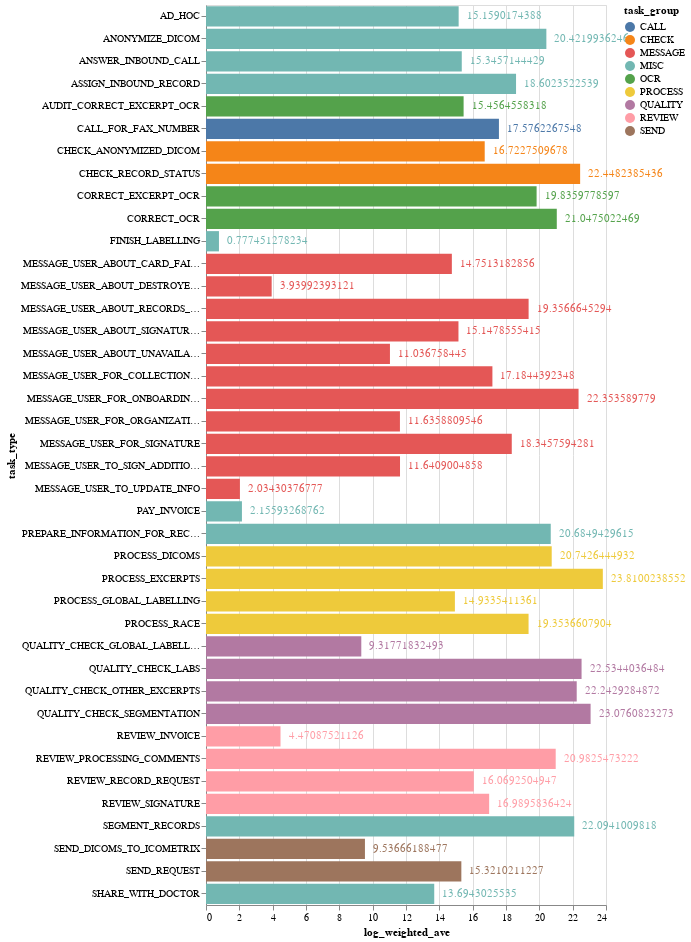

Notebook source saved alongside this figure:
### Code cell
#source = data.wheat()
source = task_stat

bars = alt.Chart(source).mark_bar().encode(
    alt.X('log_weighted_ave:Q'),
    alt.Color('task_group:N'),
    alt.Y('task_type:N'),
)


text = bars.mark_text(
    align='left',
    baseline='middle',
    dx=8  # Nudges text to right so it doesn't appear on top of the bar
).encode(
    text='log_weighted_ave'
)




(bars + text).properties(height=900)

### Figure 1 — Vega-Lite specification as saved in the notebook (floating-point values rounded to 4 significant figures)
{"config": {"view": {"continuousWidth": 400, "continuousHeight": 300}}, "layer": [{"mark": "bar", "encoding": {"color": {"type": "nominal", "field": "task_group"}, "x": {"type": "quantitative", "field": "log_weighted_ave"}, "y": {"type": "nominal", "field": "task_type"}}}, {"mark": {"type": "text", "align": "left", "baseline": "middle", "dx": 8}, "encoding": {"color": {"type": "nominal", "field": "task_group"}, "text": {"type": "quantitative", "field": "log_weighted_ave"}, "x": {"type": "quantitative", "field": "log_weighted_ave"}, "y": {"type": "nominal", "field": "task_type"}}}], "data": {"name": "data-fffa5aae4a16ee9f807b6fc44d7ba4fa"}, "height": 900, "$schema": "https://vega.github.io/schema/vega-lite/v4.8.1.json", "datasets": {"data-fffa5aae4a16ee9f807b6fc44d7ba4fa": [{"task_type": "PROCESS_EXCERPTS", "max_duration": 16550.0, "min_duration": 1.327, "ave_duration": 5087.0, "std_duration": 3272.0, "count": 2891, "weighted_ave": 14710000.0, "log_weighted_ave": 23.81, "task_group": "PROCESS"}, {"task_type": "QUALITY_CHECK_SEGMENTATION", "max_duration": 15710.0, "min_duration": 0.1025, "ave_duration": 9154.0, "std_duration": 4321.0, "count": 966, "weighted_ave": 8843000.0, "log_weighted_ave": 23.08, "task_group": "QUALITY"}, {"task_type": "QUALITY_CHECK_LABS", "max_duration": 15740.0, "min_duration": 4.712, "ave_duration": 8605.0, "std_duration": 3969.0, "count": 706, "weighted_ave": 6075000.0, "log_weighted_ave": 22.53, "task_group": "QUALITY"}, {"task_type": "CHECK_RECORD_STATUS", "max_duration": 19100.0, "min_duration": 0.001233, "ave_duration": 3149.0, "std_duration": 3685.0, "count": 1817, "weighted_ave": 5723000.0, "log_weighted_ave": 22.45, "task_group": "CHECK"}, {"task_type": "MESSAGE_USER_FOR_ONBOARDING_INFO", "max_duration": 10100.0, "min_duration": 0.161, "ave_duration": 3691.0, "std_duration": 3353.0, "count": 1452, "weighted_ave": 5359000.0, "log_weighted_ave": 22.35, "task_group": "MESSAGE"}, {"task_type": "QUALITY_CHECK_OTHER_EXCERPTS", "max_duration": 15470.0, "min_duration": 0.06795, "ave_duration": 6707.0, "std_duration": 4061.0, "count": 740, "weighted_ave": 4964000.0, "log_weighted_ave": 22.24, "task_group": "QUALITY"}, {"task_type": "SEGMENT_RECORDS", "max_duration": 17790.0, "min_duration": 0.2489, "ave_duration": 4630.0, "std_duration": 4753.0, "count": 967, "weighted_ave": 4477000.0, "log_weighted_ave": 22.09, "task_group": "MISC"}, {"task_type": "CORRECT_OCR", "max_duration": 7728.0, "min_duration": 138.9, "ave_duration": 3933.0, "std_duration": 3795.0, "count": 551, "weighted_ave": 2167000.0, "log_weighted_ave": 21.05, "task_group": "OCR"}, {"task_type": "REVIEW_PROCESSING_COMMENTS", "max_duration": 17080.0, "min_duration": 0.8534, "ave_duration": 2398.0, "std_duration": 3200.0, "count": 864, "weighted_ave": 2072000.0, "log_weighted_ave": 20.98, "task_group": "REVIEW"}, {"task_type": "PROCESS_DICOMS", "max_duration": 17990.0, "min_duration": 14.49, "ave_duration": 10260.0, "std_duration": 6590.0, "count": 171, "weighted_ave": 1755000.0, "log_weighted_ave": 20.74, "task_group": "PROCESS"}, {"task_type": "PREPARE_INFORMATION_FOR_RECORD_REQUEST", "max_duration": 12690.0, "min_duration": 0.09423, "ave_duration": 1159.0, "std_duration": 2011.0, "count": 1454, "weighted_ave": 1686000.0, "log_weighted_ave": 20.68, "task_group": "MISC"}, {"task_type": "ANONYMIZE_DICOM", "max_duration": 4734.0, "min_duration": 1765.0, "ave_duration": 3566.0, "std_duration": 762.9, "count": 394, "weighted_ave": 1405000.0, "log_weighted_ave": 20.42, "task_group": "MISC"}, {"task_type": "CORRECT_EXCERPT_OCR", "max_duration": 8012.0, "min_duration": 0.4337, "ave_duration": 1192.0, "std_duration": 1293.0, "count": 785, "weighted_ave": 935900.0, "log_weighted_ave": 19.84, "task_group": "OCR"}, {"task_type": "MESSAGE_USER_ABOUT_RECORDS_ADDED", "max_duration": 9996.0, "min_duration": 43.74, "ave_duration": 1390.0, "std_duration": 1329.0, "count": 483, "weighted_ave": 671300.0, "log_weighted_ave": 19.36, "task_group": "MESSAGE"}, {"task_type": "PROCESS_RACE", "max_duration": 13400.0, "min_duration": 0.003233, "ave_duration": 1301.0, "std_duration": 2745.0, "count": 515, "weighted_ave": 669900.0, "log_weighted_ave": 19.35, "task_group": "PROCESS"}, {"task_type": "ASSIGN_INBOUND_RECORD", "max_duration": 6881.0, "min_duration": 1.001, "ave_duration": 446.2, "std_duration": 918.2, "count": 892, "weighted_ave": 398000.0, "log_weighted_ave": 18.6, "task_group": "MISC"}, {"task_type": "MESSAGE_USER_FOR_SIGNATURE", "max_duration": 15050.0, "min_duration": 0.1467, "ave_duration": 4442.0, "std_duration": 5295.0, "count": 75, "weighted_ave": 333100.0, "log_weighted_ave": 18.35, "task_group": "MESSAGE"}, {"task_type": "CALL_FOR_FAX_NUMBER", "max_duration": 17650.0, "min_duration": 251.2, "ave_duration": 3152.0, "std_duration": 3831.0, "count": 62, "weighted_ave": 195400.0, "log_weighted_ave": 17.58, "task_group": "CALL"}, {"task_type": "MESSAGE_USER_FOR_COLLECTION_APPROVAL", "max_duration": 1839.0, "min_duration": 0.1198, "ave_duration": 919.4, "std_duration": 919.3, "count": 162, "weighted_ave": 148900.0, "log_weighted_ave": 17.18, "task_group": "MESSAGE"}, {"task_type": "REVIEW_SIGNATURE", "max_duration": 9505.0, "min_duration": 2.212, "ave_duration": 1479.0, "std_duration": 1453.0, "count": 88, "weighted_ave": 130100.0, "log_weighted_ave": 16.99, "task_group": "REVIEW"}, {"task_type": "CHECK_ANONYMIZED_DICOM", "max_duration": 5439.0, "min_duration": 92.93, "ave_duration": 3489.0, "std_duration": 1815.0, "count": 31, "weighted_ave": 108200.0, "log_weighted_ave": 16.72, "task_group": "CHECK"}, {"task_type": "REVIEW_RECORD_REQUEST", "max_duration": 4710.0, "min_duration": 85.91, "ave_duration": 2865.0, "std_duration": 1878.0, "count": 24, "weighted_ave": 68760.0, "log_weighted_ave": 16.07, "task_group": "REVIEW"}, {"task_type": "AUDIT_CORRECT_EXCERPT_OCR", "max_duration": 5904.0, "min_duration": 18.17, "ave_duration": 1022.0, "std_duration": 1597.0, "count": 44, "weighted_ave": 44960.0, "log_weighted_ave": 15.46, "task_group": "OCR"}, {"task_type": "ANSWER_INBOUND_CALL", "max_duration": 8846.0, "min_duration": 1.105, "ave_duration": 630.9, "std_duration": 1911.0, "count": 66, "weighted_ave": 41640.0, "log_weighted_ave": 15.35, "task_group": "MISC"}, {"task_type": "SEND_REQUEST", "max_duration": 11680.0, "min_duration": 0.04503, "ave_duration": 50.53, "std_duration": 584.8, "count": 810, "weighted_ave": 40930.0, "log_weighted_ave": 15.32, "task_group": "SEND"}, {"task_type": "AD_HOC", "max_duration": 4411.0, "min_duration": 0.3395, "ave_duration": 245.5, "std_duration": 794.7, "count": 149, "weighted_ave": 36590.0, "log_weighted_ave": 15.16, "task_group": "MISC"}, {"task_type": "MESSAGE_USER_ABOUT_SIGNATURE_MISMATCH", "max_duration": 9074.0, "min_duration": 0.6409, "ave_duration": 3025.0, "std_duration": 4277.0, "count": 12, "weighted_ave": 36300.0, "log_weighted_ave": 15.15, "task_group": "MESSAGE"}, {"task_type": "PROCESS_GLOBAL_LABELLING", "max_duration": 5861.0, "min_duration": 0.06472, "ave_duration": 29.38, "std_duration": 328.2, "count": 1065, "weighted_ave": 31290.0, "log_weighted_ave": 14.93, "task_group": "PROCESS"}, {"task_type": "MESSAGE_USER_ABOUT_CARD_FAILURE", "max_duration": 10100.0, "min_duration": 0.02613, "ave_duration": 3447.0, "std_duration": 3205.0, "count": 8, "weighted_ave": 27580.0, "log_weighted_ave": 14.75, "task_group": "MESSAGE"}, {"task_type": "SHARE_WITH_DOCTOR", "max_duration": 13250.0, "min_duration": 13250.0, "ave_duration": 13250.0, "std_duration": 0.0, "count": 1, "weighted_ave": 13250.0, "log_weighted_ave": 13.69, "task_group": "MISC"}, {"task_type": "MESSAGE_USER_TO_SIGN_ADDITIONAL_FORMS", "max_duration": 433.2, "min_duration": 276.3, "ave_duration": 354.7, "std_duration": 78.43, "count": 9, "weighted_ave": 3192.0, "log_weighted_ave": 11.64, "task_group": "MESSAGE"}, {"task_type": "MESSAGE_USER_FOR_ORGANIZATION_SPECIFICS", "max_duration": 1509.0, "min_duration": 0.5833, "ave_duration": 127.3, "std_duration": 387.0, "count": 25, "weighted_ave": 3181.0, "log_weighted_ave": 11.64, "task_group": "MESSAGE"}, {"task_type": "MESSAGE_USER_ABOUT_UNAVAILABLE_RECORDS", "max_duration": 1497.0, "min_duration": 0.1913, "ave_duration": 300.0, "std_duration": 598.4, "count": 7, "weighted_ave": 2100.0, "log_weighted_ave": 11.04, "task_group": "MESSAGE"}, {"task_type": "SEND_DICOMS_TO_ICOMETRIX", "max_duration": 298.1, "min_duration": 0.385, "ave_duration": 67.43, "std_duration": 87.07, "count": 11, "weighted_ave": 741.7, "log_weighted_ave": 9.537, "task_group": "SEND"}, {"task_type": "QUALITY_CHECK_GLOBAL_LABELLING", "max_duration": 7.342, "min_duration": 0.08352, "ave_duration": 1.499, "std_duration": 1.689, "count": 425, "weighted_ave": 637.1, "log_weighted_ave": 9.318, "task_group": "QUALITY"}, {"task_type": "REVIEW_INVOICE", "max_duration": 2.329, "min_duration": 0.1625, "ave_duration": 1.246, "std_duration": 1.083, "count": 17, "weighted_ave": 21.18, "log_weighted_ave": 4.471, "task_group": "REVIEW"}, {"task_type": "MESSAGE_USER_ABOUT_DESTROYED_RECORDS", "max_duration": 3.38, "min_duration": 0.1105, "ave_duration": 0.9565, "std_duration": 1.071, "count": 15, "weighted_ave": 14.35, "log_weighted_ave": 3.94, "task_group": "MESSAGE"}, {"task_type": "PAY_INVOICE", "max_duration": 1.126, "min_duration": 0.2178, "ave_duration": 0.5761, "std_duration": 0.3945, "count": 6, "weighted_ave": 3.457, "log_weighted_ave": 2.156, "task_group": "MISC"}, {"task_type": "MESSAGE_USER_TO_UPDATE_INFO", "max_duration": 1.032, "min_duration": 1.032, "ave_duration": 1.032, "std_duration": 0.0, "count": 3, "weighted_ave": 3.096, "log_weighted_ave": 2.034, "task_group": "MESSAGE"}, {"task_type": "FINISH_LABELLING", "max_duration": 0.01062, "min_duration": 0.0003333, "ave_duration": 0.0006365, "std_duration": 0.0008115, "count": 1122, "weighted_ave": 0.7141, "log_weighted_ave": 0.7775, "task_group": "MISC"}, {"task_type": "CALL_ABOUT_FAX_FAILURE", "max_duration": null, "min_duration": null, "ave_duration": null, "std_duration": null, "count": 9, "weighted_ave": null, "log_weighted_ave": null, "task_group": "CALL"}, {"task_type": "CONFIRM_RECORDS_RECEIVED", "max_duration": null, "min_duration": null, "ave_duration": null, "std_duration": null, "count": 1, "weighted_ave": null, "log_weighted_ave": null, "task_group": "MISC"}, {"task_type": "REVIEW_ISSUE", "max_duration": null, "min_duration": null, "ave_duration": null, "std_duration": null, "count": 5, "weighted_ave": null, "log_weighted_ave": null, "task_group": "REVIEW"}]}}
